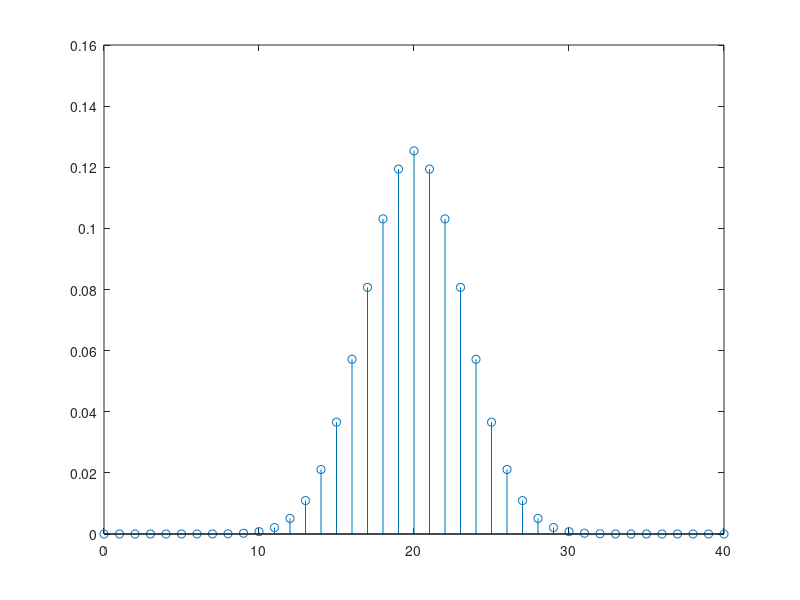

MATLAB code for this plot:
p = 0.5;
n = 40; %outros valores como 20 ou 100

for k=0:n
    probSimulacao(k+1)= nchoosek(n,k)*p^k*(1-p)^(n-k);
end


stem(0:n,probSimulacao)
